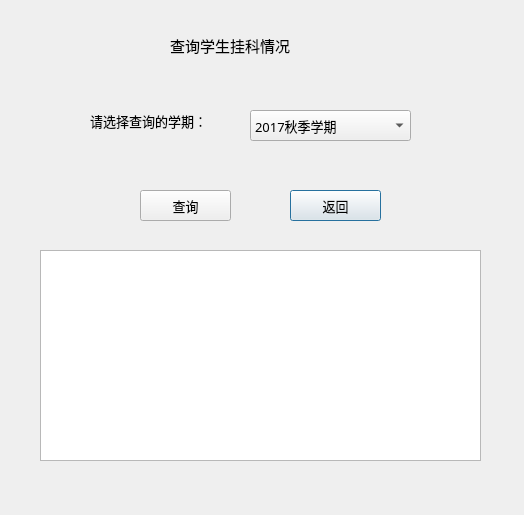
<?xml version="1.0" encoding="UTF-8"?>
<ui version="4.0">
 <class>Page5</class>
 <widget class="QDialog" name="Page5">
  <property name="geometry">
   <rect>
    <x>0</x>
    <y>0</y>
    <width>524</width>
    <height>515</height>
   </rect>
  </property>
  <property name="windowTitle">
   <string>查询挂科情况</string>
  </property>
  <widget class="QComboBox" name="comboBox_semester">
   <property name="geometry">
    <rect>
     <x>250</x>
     <y>110</y>
     <width>161</width>
     <height>31</height>
    </rect>
   </property>
   <property name="font">
    <font>
     <family>微软雅黑</family>
     <pointsize>10</pointsize>
    </font>
   </property>
   <item>
    <property name="text">
     <string>2017秋季学期</string>
    </property>
   </item>
   <item>
    <property name="text">
     <string>2018春季学期</string>
    </property>
   </item>
   <item>
    <property name="text">
     <string>2017-2018学年</string>
    </property>
   </item>
  </widget>
  <widget class="QLabel" name="label">
   <property name="geometry">
    <rect>
     <x>170</x>
     <y>30</y>
     <width>161</width>
     <height>31</height>
    </rect>
   </property>
   <property name="font">
    <font>
     <family>微软雅黑</family>
     <pointsize>11</pointsize>
    </font>
   </property>
   <property name="text">
    <string>查询学生挂科情况</string>
   </property>
  </widget>
  <widget class="QPushButton" name="button_back">
   <property name="geometry">
    <rect>
     <x>290</x>
     <y>190</y>
     <width>91</width>
     <height>31</height>
    </rect>
   </property>
   <property name="font">
    <font>
     <family>微软雅黑</family>
     <pointsize>10</pointsize>
    </font>
   </property>
   <property name="text">
    <string>返回</string>
   </property>
  </widget>
  <widget class="QPushButton" name="button_enter">
   <property name="geometry">
    <rect>
     <x>140</x>
     <y>190</y>
     <width>91</width>
     <height>31</height>
    </rect>
   </property>
   <property name="font">
    <font>
     <family>微软雅黑</family>
     <pointsize>10</pointsize>
    </font>
   </property>
   <property name="text">
    <string>查询</string>
   </property>
  </widget>
  <widget class="QLabel" name="label_2">
   <property name="geometry">
    <rect>
     <x>90</x>
     <y>90</y>
     <width>151</width>
     <height>61</height>
    </rect>
   </property>
   <property name="font">
    <font>
     <family>微软雅黑</family>
     <pointsize>10</pointsize>
    </font>
   </property>
   <property name="text">
    <string>请选择查询的学期：</string>
   </property>
  </widget>
  <widget class="QTextBrowser" name="textBrowser">
   <property name="geometry">
    <rect>
     <x>40</x>
     <y>250</y>
     <width>441</width>
     <height>211</height>
    </rect>
   </property>
   <property name="font">
    <font>
     <family>微软雅黑</family>
     <pointsize>10</pointsize>
    </font>
   </property>
   <property name="html">
    <string>&lt;!DOCTYPE HTML PUBLIC &quot;-//W3C//DTD HTML 4.0//EN&quot; &quot;http://www.w3.org/TR/REC-html40/strict.dtd&quot;&gt;
&lt;html&gt;&lt;head&gt;&lt;meta name=&quot;qrichtext&quot; content=&quot;1&quot; /&gt;&lt;style type=&quot;text/css&quot;&gt;
p, li { white-space: pre-wrap; }
&lt;/style&gt;&lt;/head&gt;&lt;body style=&quot; font-family:'微软雅黑'; font-size:10pt; font-weight:400; font-style:normal;&quot;&gt;
&lt;p style=&quot;-qt-paragraph-type:empty; margin-top:0px; margin-bottom:0px; margin-left:0px; margin-right:0px; -qt-block-indent:0; text-indent:0px; font-family:'SimSun'; font-size:9pt;&quot;&gt;&lt;br /&gt;&lt;/p&gt;&lt;/body&gt;&lt;/html&gt;</string>
   </property>
  </widget>
 </widget>
 <resources/>
 <connections/>
</ui>
